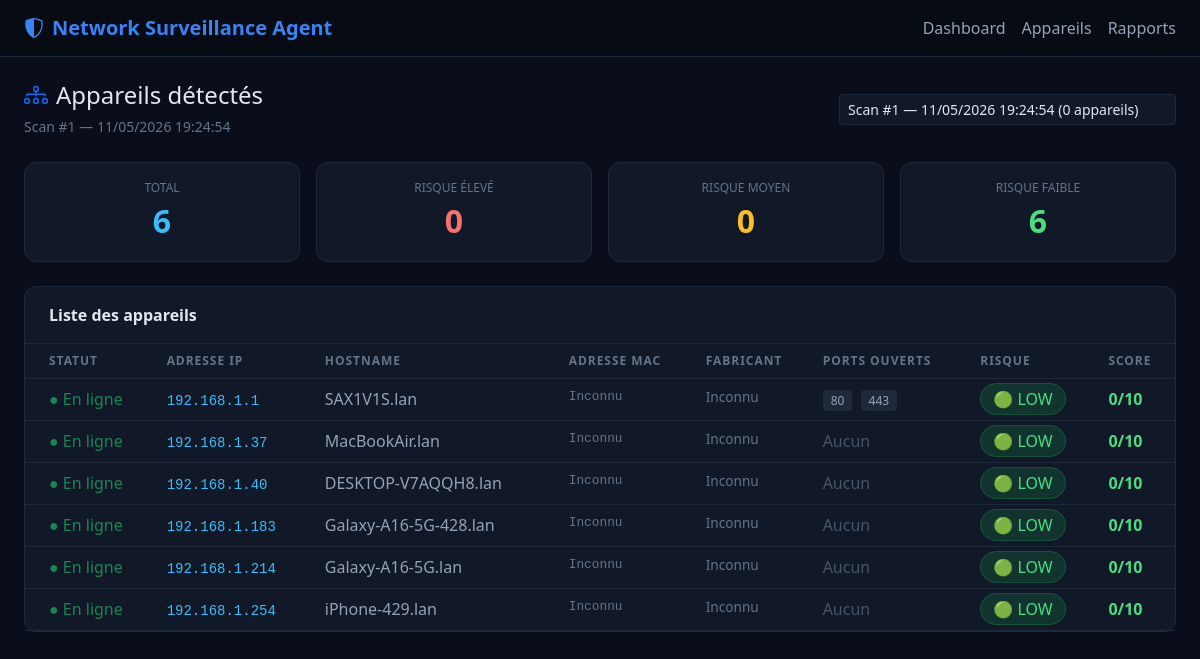
Screenshot of /devices?scan_id=1 with the database file from the repository.
### tables this page shows
CREATE TABLE scans (
                id INTEGER PRIMARY KEY AUTOINCREMENT,
                started_at TEXT NOT NULL,
                finished_at TEXT,
                network_range TEXT,
                total_devices INTEGER DEFAULT 0,
                high_risk INTEGER DEFAULT 0,
                medium_risk INTEGER DEFAULT 0,
                low_risk INTEGER DEFAULT 0,
                global_score INTEGER DEFAULT 0,
                status TEXT DEFAULT 'running'
            );

CREATE TABLE devices (
                id INTEGER PRIMARY KEY AUTOINCREMENT,
                scan_id INTEGER NOT NULL,
                ip TEXT NOT NULL,
                mac TEXT DEFAULT 'Inconnu',
                hostname TEXT DEFAULT 'Inconnu',
                vendor TEXT DEFAULT 'Inconnu',
                open_ports TEXT DEFAULT '[]',
                risk_level TEXT DEFAULT 'low',
                risk_score INTEGER DEFAULT 0,
                detected_at TEXT NOT NULL,
                FOREIGN KEY (scan_id) REFERENCES scans(id)
            );

### web/app.py (the view)
@app.route("/devices")
def devices_page():
    scan_id = request.args.get("scan_id", type=int)
    if not scan_id:
        latest = get_latest_scan()
        if latest:
            scan_id = latest["id"]
    devices = []
    scan = None
    if scan_id:
        devices = get_devices(scan_id)
        scan = get_scan(scan_id)
        for d in devices:
            a = get_analysis(d["id"])
            if a:
                d["explanation"] = a.get("explanation", "")
                d["recommendations"] = a.get("recommendations", [])
    scans = get_scans(limit=10)
    return render_template("devices.html",
        devices=devices,
        scan=scan,
        scans=scans,
        selected_scan_id=scan_id,
    )

### app/database.py (called while the page is built)
def get_connection() -> sqlite3.Connection:
    conn = sqlite3.connect(DB_PATH)
    conn.row_factory = sqlite3.Row
    conn.execute("PRAGMA journal_mode=WAL")
    return conn

def get_scans(limit: int = 20) -> list:
    with get_connection() as conn:
        rows = conn.execute(
            "SELECT * FROM scans ORDER BY started_at DESC LIMIT ?", (limit,)
        ).fetchall()
        return [dict(r) for r in rows]

def get_scan(scan_id: int) -> Optional[dict]:
    with get_connection() as conn:
        row = conn.execute("SELECT * FROM scans WHERE id = ?", (scan_id,)).fetchone()
        return dict(row) if row else None

def get_devices(scan_id: int) -> list:
    with get_connection() as conn:
        rows = conn.execute(
            "SELECT * FROM devices WHERE scan_id = ? ORDER BY risk_score DESC",
            (scan_id,)
        ).fetchall()
        result = []
        for r in rows:
            d = dict(r)
            d["open_ports"] = json.loads(d["open_ports"])
            result.append(d)
        return result

def get_analysis(device_id: int) -> Optional[dict]:
    with get_connection() as conn:
        row = conn.execute(
            "SELECT * FROM analyses WHERE device_id = ? ORDER BY analyzed_at DESC LIMIT 1",
            (device_id,)
        ).fetchone()
        if row:
            d = dict(row)
            d["recommendations"] = json.loads(d["recommendations"])
            return d
        return None

### app/utils.py (called while the page is built)
def format_timestamp(iso_string: str) -> str:
    try:
        dt = datetime.fromisoformat(iso_string)
        return dt.strftime("%d/%m/%Y %H:%M:%S")
    except Exception:
        return iso_string

def risk_to_emoji(risk_level: str) -> str:
    return {
        "high": "🔴",
        "medium": "🟡",
        "low": "🟢",
    }.get(risk_level, "⚪")

### web/app.py (called while the page is built)
@app.template_filter("format_ts")
def format_ts_filter(value):
    return format_timestamp(value) if value else "—"

@app.template_filter("risk_emoji")
def risk_emoji_filter(value):
    return risk_to_emoji(value)

### web/templates/devices.html (shortened to what this page needs)
<!DOCTYPE html>
<html lang="fr" data-bs-theme="dark">
<head>
    <link href="https://cdn.jsdelivr.net/npm/bootstrap@5.3.0/dist/css/bootstrap.min.css" rel="stylesheet">
    <link href="https://cdn.jsdelivr.net/npm/bootstrap-icons@1.11.0/font/bootstrap-icons.css" rel="stylesheet">
</head>
<body>
<nav class="navbar navbar-expand-lg sticky-top">
    <div class="container-fluid px-4">
        <a class="navbar-brand" href="/"><i class="bi bi-shield-shaded me-2"></i>Network Surveillance Agent</a>
        <div class="d-flex gap-3 ms-auto">
            <a class="nav-link" href="/">Dashboard</a>
            <a class="nav-link active" href="/devices">Appareils</a>
            <a class="nav-link" href="/reports">Rapports</a>
        </div>
    </div>
</nav>
<div class="container-fluid px-4 py-4">
    <div class="d-flex align-items-center justify-content-between mb-4">
        <div>
            <h4 class="mb-1" style="color:#e2e8f0;"><i class="bi bi-diagram-3 me-2 text-primary"></i>Appareils détectés</h4>
            {% if scan %}<small style="color:#64748b;">Scan #{{ scan.id }} — {{ scan.started_at|format_ts }}</small>{% endif %}
        </div>
        {% if scans %}
        <select class="form-select form-select-sm" style="width:auto;background:#111827;border-color:#1e293b;color:#e2e8f0;" onchange="location.href='/devices?scan_id='+this.value">
            {% for s in scans %}
            <option value="{{ s.id }}" {{ 'selected' if s.id == selected_scan_id }}>Scan #{{ s.id }} — {{ s.started_at|format_ts }} ({{ s.total_devices }} appareils)</option>
            {% endfor %}
        </select>
        {% endif %}
    </div>
    {% if devices %}
    <div class="row g-3 mb-4">
        {% set high_count = devices|selectattr('risk_level','equalto','high')|list|length %}
        {% set medium_count = devices|selectattr('risk_level','equalto','medium')|list|length %}
        {% set low_count = devices|selectattr('risk_level','equalto','low')|list|length %}
        <div class="col-3"><div class="card p-3 text-center"><div style="color:#64748b;font-size:0.75rem;text-transform:uppercase;">Total</div><div style="font-size:2rem;font-weight:700;color:#38bdf8;">{{ devices|length }}</div></div></div>
        <div class="col-3"><div class="card p-3 text-center"><div style="color:#64748b;font-size:0.75rem;text-transform:uppercase;">Risque élevé</div><div style="font-size:2rem;font-weight:700;color:#f87171;">{{ high_count }}</div></div></div>
        <div class="col-3"><div class="card p-3 text-center"><div style="color:#64748b;font-size:0.75rem;text-transform:uppercase;">Risque moyen</div><div style="font-size:2rem;font-weight:700;color:#fbbf24;">{{ medium_count }}</div></div></div>
        <div class="col-3"><div class="card p-3 text-center"><div style="color:#64748b;font-size:0.75rem;text-transform:uppercase;">Risque faible</div><div style="font-size:2rem;font-weight:700;color:#4ade80;">{{ low_count }}</div></div></div>
    </div>
    <div class="card mb-4">
        <div class="card-header py-3 px-4">
            <span style="font-weight:600;color:#e2e8f0;">Liste des appareils</span>
        </div>
        <div class="card-body p-0">
            <table class="table table-hover mb-0">
                <thead><tr>
                    <th class="ps-4">Statut</th>
                    <th>Adresse IP</th>
                    <th>Hostname</th>
                    <th>Adresse MAC</th>
                    <th>Fabricant</th>
                    <th>Ports ouverts</th>
                    <th>Risque</th>
                    <th>Score</th>
                </tr></thead>
                <tbody>
                {% for d in devices|sort(attribute='risk_score', reverse=True) %}
                <tr style="cursor:pointer;" onclick="showDetail('{{ d.id }}')">
                    <td class="ps-4"><span class="text-success">● En ligne</span></td>
                    <td><code style="color:#38bdf8;">{{ d.ip }}</code></td>
                    <td style="color:#94a3b8;">{{ d.hostname[:25] }}</td>
                    <td style="color:#64748b;font-size:0.8rem;font-family:monospace;">{{ d.mac }}</td>
                    <td style="color:#64748b;font-size:0.85rem;">{{ d.vendor[:15] }}</td>
                    <td>
                        {% set ports = d.open_ports|from_json if d.open_ports is string else d.open_ports %}
                        {% for p in ports[:5] %}
                            {% set pnum = p.port if p is mapping else p %}
                            <span class="port-badge {{ 'danger' if pnum in [21,23,3306,5432,3389] else '' }} me-1">{{ pnum }}</span>
                        {% endfor %}
                        {% if not ports %}<span style="color:#475569;">Aucun</span>{% endif %}
                    </td>
                    <td><span class="badge-{{ d.risk_level }}">{{ d.risk_level|risk_emoji }} {{ d.risk_level|upper }}</span></td>
                    <td><strong style="color:{{ '#f87171' if d.risk_score >= 4 else '#fbbf24' if d.risk_score >= 2 else '#4ade80' }}">{{ d.risk_score }}/10</strong></td>
                </tr>
                {% endfor %}
                </tbody>
            </table>
        </div>
    </div>
    {% else %}
    <div class="card p-5 text-center" style="color:#475569;">
        <i class="bi bi-radar" style="font-size:3rem;"></i>
        <p class="mt-3">Aucun appareil — lance un scan depuis le <a href="/">Dashboard</a></p>
    </div>
    {% endif %}
</div>
</body>
</html>

### web/templates/devices.html (style rules this page uses)
body { background: #0a0e1a; font-family: 'Segoe UI', sans-serif; }
.navbar { background: #070b14 !important; border-bottom: 1px solid #1e293b; }
.navbar-brand { color: #3b82f6 !important; font-weight: 700; }
.nav-link { color: #94a3b8 !important; }
.card { background: #111827; border: 1px solid #1e293b; border-radius: 12px; }
.card-header { background: transparent; border-bottom: 1px solid #1e293b; }
.table { --bs-table-bg: transparent; --bs-table-border-color: #1e293b; }
.table > thead > tr > th { color: #64748b; font-size: 0.75rem; text-transform: uppercase; letter-spacing: 0.08em; }
.badge-low { background: rgba(22,163,74,0.2); color: #4ade80; border: 1px solid rgba(22,163,74,0.3); padding: 4px 12px; border-radius: 20px; }
.port-badge { background: #1e293b; color: #94a3b8; padding: 2px 8px; border-radius: 4px; font-size: 0.75rem; }

### rows the page displays
scans: id "1", started_at "11/05/2026 19:24:54"
devices: ip "192.168.1.1", hostname "SAX1V1S.lan", mac "Inconnu", vendor "Inconnu", risk_level|risk_emoji "🟢", risk_level "LOW"
devices: ip "192.168.1.37", hostname "MacBookAir.lan", mac "Inconnu", vendor "Inconnu", risk_level|risk_emoji "🟢", risk_level "LOW"
devices: ip "192.168.1.40", hostname "DESKTOP-V7AQQH8.lan", mac "Inconnu", vendor "Inconnu", risk_level|risk_emoji "🟢", risk_level "LOW"
devices: ip "192.168.1.183", hostname "Galaxy-A16-5G-428.lan", mac "Inconnu", vendor "Inconnu", risk_level|risk_emoji "🟢", risk_level "LOW"
devices: ip "192.168.1.214", hostname "Galaxy-A16-5G.lan", mac "Inconnu", vendor "Inconnu", risk_level|risk_emoji "🟢", risk_level "LOW"
devices: ip "192.168.1.254", hostname "iPhone-429.lan", mac "Inconnu", vendor "Inconnu", risk_level|risk_emoji "🟢", risk_level "LOW"

### other values shown
{{ devices|length }} "6"
{{ high_count }} "0"
{{ medium_count }} "0"
{{ low_count }} "6"
{{ pnum }} "80" "443"
{{ d.risk_score }} "0" "0" "0" "0" "0" "0"
